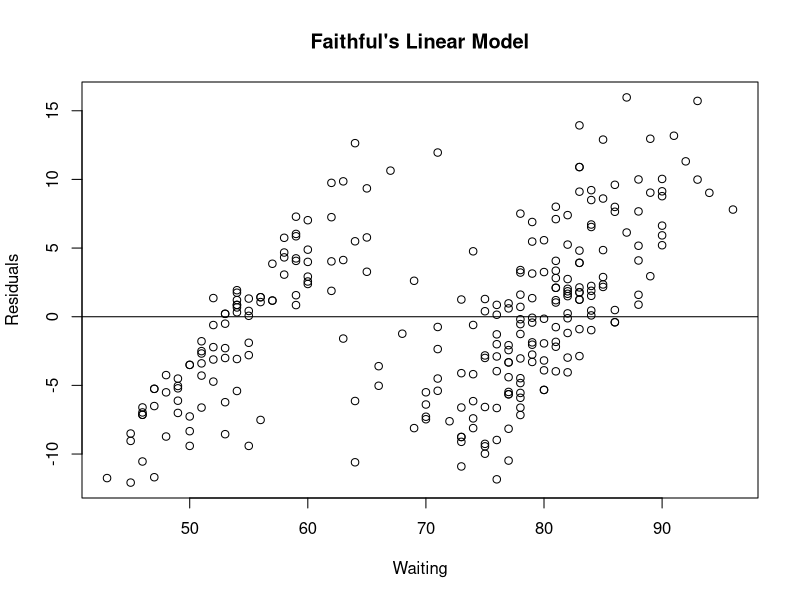
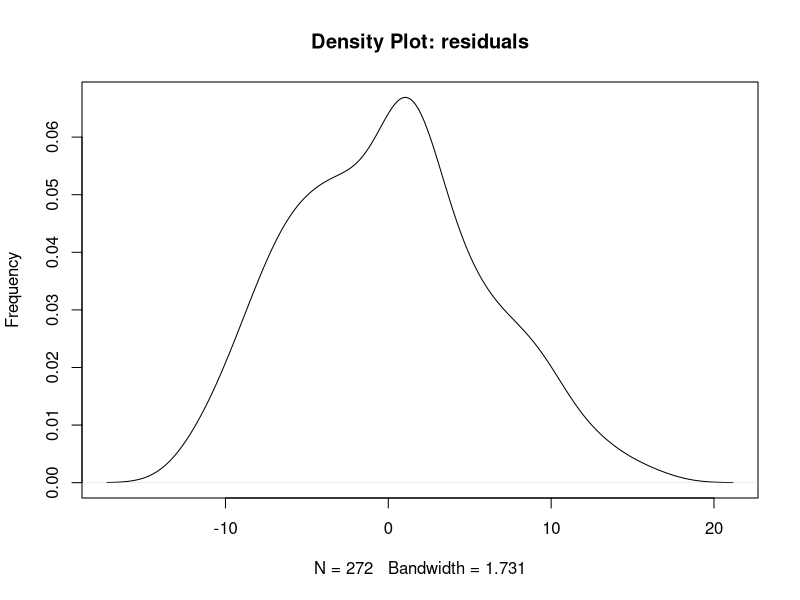
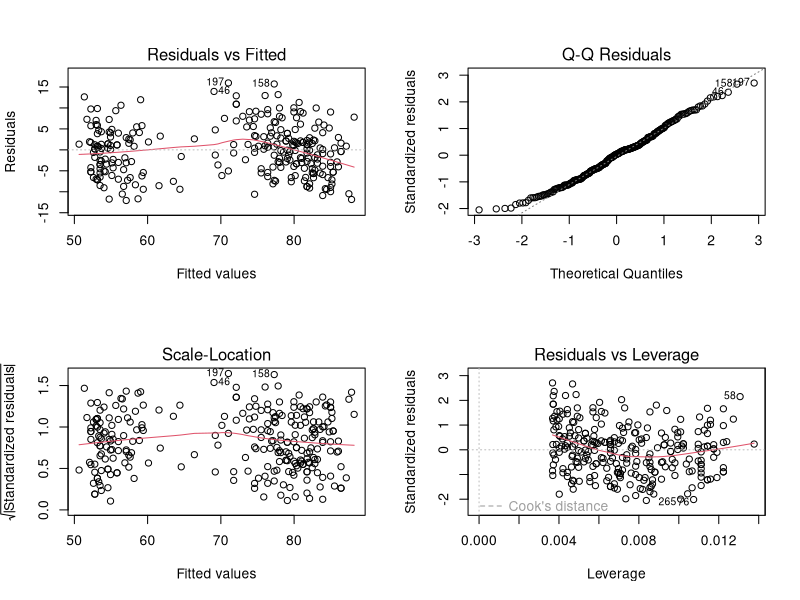

Write R code to recreate these figures, in order.
# Statistics Lab 8.

# QUESTION 1:	
# Goal: Plot the residuals density

#fit our linear model as follows:
faithful.lm <- lm(waiting ~ eruptions, data=faithful)  # Build a linear regression model on the full data. (formula = waiting ~ eruptions)
print(faithful.lm) # Print it out.
faithful.res <- resid(faithful.lm) # We can compute the residuals

# We can plot the residuals against the observed values
plot(faithful$waiting, faithful.res, 
     ylab="Residuals", xlab="Waiting", 
     main="Faithful's Linear Model") 
abline(0, 0)                  # the horizon

# Inspect the residuals density
plot(density(faithful.res), main="Density Plot: residuals", ylab="Frequency") 

# QUESTION 2:	
# goal : Use the plot function to generate 4 graphs of the residuals vs fitted values, etc. in a single plot
#We can also see a number of other plots with a single command
par(mfrow=c(2,2)) # Divide the plot into 4 sections (i.e 2 columns and 2 rows.)
plot(faithful.lm) #Plot a graph of the residuals vs fitted values.

# QUESTION 3:	
# goal: Comment on whether or not you feel the model is appropriate, 
# given both what you have seen this week in terms of the residuals plots, 
# and what you saw last week in terms of the results of the model. Particularly, comment on the appearance of the density plots of the two variables that you made last week as compared to the density plots of the residuals.

# I feel that the model is appropriate because of the following reasons: 

#POINT 1: (in terms of the residuals plots from this week)
# The (residuals) density plot is normally distrubuted.
# This follows our assumption that the residuals should be normally distrubuted.
# Therefore this model is appropriate.

#POINT 2: (in terms of the scale-location graph from this week)
# For the scale-location graph, the red line should be approximately flat if the distrubances are homoscedastic.
# In our case, this is true. 
# Therefore this also follows another of our assumptions of homoscedasticity (equal variance) of residuals.
# Therefore this model is appropriate.

#POINT 3 (from last week - results of the model)
# Last week, when we ran the code below
faithful.lm <- lm(waiting ~ eruptions, data=faithful)  # Build a linear regression model on the full data. (formula = waiting ~ eruptions)
print(faithful.lm) # Print it out.
summary(faithful.lm) # Inspect the results
# We got a Multiple R-squared of 0.8115 and an Adjusted R-squared value of 0.8108. 
# The difference between these two values is only 7x10^-4. Hence, we have not overfitted our model
# This means our model is appropriate.

#POINT 4: (What I saw this week in terms of the results of the model)
# Last week, we used the same faithful dataset. 
# Another of our assumptions was that the X variable and residuals are uncorrelated.
# We can double-check this by running the code below.
mod.lm <- lm(waiting ~ eruptions, data=faithful)
cor.test(faithful$eruptions, mod.lm$residuals) # do correlation test
# Check p-value, if >0.05, no evidence of correlation
# When we run the code above, we get a p-value of 1. This is greater than 0.05.
# Hence, there is no evidence of correlation.
# Therefore this model is appropriate.

#POINT 5: (What I saw this week in terms of the results of the model)
# Another of our assumptions was that the mean of residuals is (close to) zero
mod <- lm(waiting ~ eruptions, data=faithful)
mean(mod$residuals)
# This mean of residuals gives us -1.178592e-17, which is indeed close to zero.
# Therefore this model is appropriate.


# POINT 6: (from last week and this week) - asked in the question
# The appearance of the density plots of the two variables that I made last week as compared to the density plots of the residuals:
# If we compare the density plots of the two variables agaisnt the density plot of the residuals, We find out that:
# The density plots for eruptions and waiting (the 2 variables we made) are both not normal.
# However, if we look at the density plot of the residuals, it is normal.
# Therefore the model is appropriate.
 
# The amalgamation of these points lead me to believe that 
# this model is appropriate.